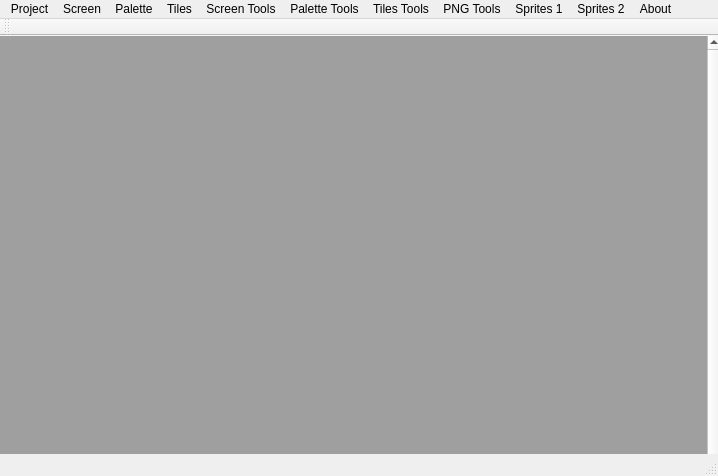
<?xml version="1.0" encoding="UTF-8"?>
<ui version="4.0">
 <class>MainWindow</class>
 <widget class="QMainWindow" name="MainWindow">
  <property name="geometry">
   <rect>
    <x>0</x>
    <y>0</y>
    <width>718</width>
    <height>476</height>
   </rect>
  </property>
  <property name="windowTitle">
   <string>nMSXTiles</string>
  </property>
  <property name="windowIcon">
   <iconset resource="resources.qrc">
    <normaloff>:/res/nMSXtiles.ico</normaloff>:/res/nMSXtiles.ico</iconset>
  </property>
  <widget class="QWidget" name="centralWidget">
   <widget class="QMdiArea" name="mdiArea">
    <property name="geometry">
     <rect>
      <x>0</x>
      <y>0</y>
      <width>721</width>
      <height>471</height>
     </rect>
    </property>
    <property name="verticalScrollBarPolicy">
     <enum>Qt::ScrollBarAlwaysOn</enum>
    </property>
    <property name="horizontalScrollBarPolicy">
     <enum>Qt::ScrollBarAlwaysOn</enum>
    </property>
   </widget>
  </widget>
  <widget class="QMenuBar" name="menuBar">
   <property name="geometry">
    <rect>
     <x>0</x>
     <y>0</y>
     <width>718</width>
     <height>21</height>
    </rect>
   </property>
   <widget class="QMenu" name="menuProject">
    <property name="title">
     <string>Project</string>
    </property>
    <addaction name="action_Project_New"/>
    <addaction name="action_Project_Load"/>
    <addaction name="action_Project_Save"/>
    <addaction name="action_Project_Save_as"/>
    <addaction name="action_Project_Close"/>
    <addaction name="separator"/>
    <addaction name="action_Project_Quit"/>
   </widget>
   <widget class="QMenu" name="menuScreen">
    <property name="title">
     <string>Screen</string>
    </property>
    <addaction name="action_Screen_New"/>
    <addaction name="action_Screen_Load"/>
    <addaction name="action_Screen_Save"/>
    <addaction name="action_Screen_Save_as"/>
    <addaction name="separator"/>
    <addaction name="action_Screen_Export_Screen"/>
    <addaction name="action_Screen_Export_SC2"/>
    <addaction name="separator"/>
    <addaction name="action_Screen_Import_SC2"/>
   </widget>
   <widget class="QMenu" name="menuPalette">
    <property name="title">
     <string>Palette</string>
    </property>
    <addaction name="action_Palette_New"/>
    <addaction name="action_Palette_Load"/>
    <addaction name="action_Palette_Save"/>
    <addaction name="action_Palette_Save_as"/>
    <addaction name="separator"/>
    <addaction name="action_Palette_Export_ASM"/>
    <addaction name="action_Palette_Export_VDP"/>
   </widget>
   <widget class="QMenu" name="menuTiles">
    <property name="title">
     <string>Tiles</string>
    </property>
    <addaction name="action_Tiles_New"/>
    <addaction name="action_Tiles_Load"/>
    <addaction name="action_Tiles_Save"/>
    <addaction name="action_Tiles_Save_as"/>
    <addaction name="action_Tiles_Load_from_Library"/>
    <addaction name="separator"/>
    <addaction name="action_Tiles_Export_ASM_data"/>
    <addaction name="action_Tiles_Export_ASM_data_Hexadecimal"/>
    <addaction name="action_Tiles_Export_bin_data"/>
    <addaction name="action_Tiles_Export_bin_data_compressed_whith_Pletter"/>
    <addaction name="separator"/>
   </widget>
   <widget class="QMenu" name="menuSprites_1">
    <property name="title">
     <string>Sprites 1</string>
    </property>
    <addaction name="action_Sprites_1_New"/>
    <addaction name="action_Sprites_1_Load"/>
    <addaction name="action_Sprites_1_Save"/>
    <addaction name="action_Sprites_1_Save_as"/>
    <addaction name="action_Sprites_1_Close"/>
    <addaction name="separator"/>
    <addaction name="action_Sprites_1_Export"/>
   </widget>
   <widget class="QMenu" name="menuAbout">
    <property name="title">
     <string>About</string>
    </property>
    <addaction name="action_About_nMSXtiles"/>
    <addaction name="action_About_pentacour"/>
    <addaction name="action_About_pipagerardo"/>
    <addaction name="action_About_QT"/>
   </widget>
   <widget class="QMenu" name="menuTiles_Tools">
    <property name="title">
     <string>Tiles Tools</string>
    </property>
    <addaction name="action_Tiles_Tools_Copy"/>
    <addaction name="action_Tiles_Tools_Paste"/>
    <addaction name="action_Tiles_Tools_Paste_colors"/>
    <addaction name="action_Tiles_Tools_Undo"/>
    <addaction name="separator"/>
    <addaction name="action_Tiles_Tools_Reorder_colors"/>
    <addaction name="action_Tiles_Tools_Group_Tiles"/>
    <addaction name="action_Tiles_Tools_Exchange_tiles"/>
   </widget>
   <widget class="QMenu" name="menuScreen_Tools">
    <property name="title">
     <string>Screen Tools</string>
    </property>
    <addaction name="action_Screen_Tools_Fill_Screen_whith_tiles_1_to_255"/>
   </widget>
   <widget class="QMenu" name="menuSprites_2">
    <property name="enabled">
     <bool>true</bool>
    </property>
    <property name="title">
     <string>Sprites 2</string>
    </property>
    <addaction name="action_Sprites_2_New"/>
    <addaction name="action_Sprites_2_Load"/>
    <addaction name="action_Sprites_2_Save"/>
    <addaction name="action_Sprites_2_Save_as"/>
    <addaction name="action_Sprites_2_Close"/>
    <addaction name="separator"/>
    <addaction name="action_Sprites_2_Export"/>
   </widget>
   <widget class="QMenu" name="menuPNG_Tools">
    <property name="title">
     <string>PNG Tools</string>
    </property>
    <addaction name="action_PNG_Tools_Export_PNG_Screen_file"/>
    <addaction name="action_PNG_Tools_Export_Map_PNG_file"/>
    <addaction name="action_PNG_Tools_Export_PNG_Tiles_file"/>
    <addaction name="separator"/>
    <addaction name="action_PNG_Tools_Import_PNG_Tiles_file"/>
   </widget>
   <widget class="QMenu" name="menuPalette_Tools">
    <property name="title">
     <string>Palette Tools</string>
    </property>
    <addaction name="action_Palette_Tools_Change_Palette"/>
   </widget>
   <addaction name="menuProject"/>
   <addaction name="menuScreen"/>
   <addaction name="menuPalette"/>
   <addaction name="menuTiles"/>
   <addaction name="menuScreen_Tools"/>
   <addaction name="menuPalette_Tools"/>
   <addaction name="menuTiles_Tools"/>
   <addaction name="menuPNG_Tools"/>
   <addaction name="menuSprites_1"/>
   <addaction name="menuSprites_2"/>
   <addaction name="menuAbout"/>
  </widget>
  <widget class="QToolBar" name="mainToolBar">
   <property name="enabled">
    <bool>false</bool>
   </property>
   <attribute name="toolBarArea">
    <enum>TopToolBarArea</enum>
   </attribute>
   <attribute name="toolBarBreak">
    <bool>false</bool>
   </attribute>
  </widget>
  <widget class="QStatusBar" name="statusBar">
   <property name="enabled">
    <bool>false</bool>
   </property>
  </widget>
  <action name="action_Project_New">
   <property name="enabled">
    <bool>true</bool>
   </property>
   <property name="text">
    <string>New</string>
   </property>
  </action>
  <action name="action_Project_Load">
   <property name="text">
    <string>Load</string>
   </property>
  </action>
  <action name="action_Project_Save">
   <property name="enabled">
    <bool>true</bool>
   </property>
   <property name="text">
    <string>Save</string>
   </property>
  </action>
  <action name="action_Project_Save_as">
   <property name="enabled">
    <bool>true</bool>
   </property>
   <property name="text">
    <string>Save as...</string>
   </property>
  </action>
  <action name="action_Project_Close">
   <property name="enabled">
    <bool>true</bool>
   </property>
   <property name="text">
    <string>Close</string>
   </property>
  </action>
  <action name="action_Project_Quit">
   <property name="text">
    <string>Quit</string>
   </property>
  </action>
  <action name="action_Screen_New">
   <property name="text">
    <string>New</string>
   </property>
  </action>
  <action name="action_Screen_Load">
   <property name="text">
    <string>Load</string>
   </property>
  </action>
  <action name="action_Screen_Save">
   <property name="text">
    <string>Save</string>
   </property>
  </action>
  <action name="action_Screen_Save_as">
   <property name="text">
    <string>Save as...</string>
   </property>
  </action>
  <action name="action_Screen_Export_Screen">
   <property name="text">
    <string>Export Map / Screen</string>
   </property>
  </action>
  <action name="action_PNG_Tools_Export_Map_PNG_file">
   <property name="text">
    <string>Export PNG Map File</string>
   </property>
  </action>
  <action name="action_PNG_Tools_Export_PNG_Screen_file">
   <property name="text">
    <string>Export PNG Screen File</string>
   </property>
  </action>
  <action name="action_Tiles_New">
   <property name="text">
    <string>New</string>
   </property>
  </action>
  <action name="action_Tiles_Load">
   <property name="text">
    <string>Load</string>
   </property>
  </action>
  <action name="action_Tiles_Save">
   <property name="text">
    <string>Save</string>
   </property>
  </action>
  <action name="action_Tiles_Save_as">
   <property name="text">
    <string>Save as...</string>
   </property>
  </action>
  <action name="action_Tiles_Load_from_Library">
   <property name="text">
    <string>Load from Library</string>
   </property>
  </action>
  <action name="action_Tiles_Export_ASM_data">
   <property name="text">
    <string>Export ASM data...</string>
   </property>
  </action>
  <action name="action_Tiles_Export_ASM_data_Hexadecimal">
   <property name="text">
    <string>Export ASM data Hexadecimal...</string>
   </property>
  </action>
  <action name="action_Tiles_Export_bin_data">
   <property name="text">
    <string>Export bin data...</string>
   </property>
  </action>
  <action name="action_Tiles_Export_bin_data_compressed_whith_Pletter">
   <property name="text">
    <string>Export bin data Pletter...</string>
   </property>
  </action>
  <action name="action_PNG_Tools_Export_PNG_Tiles_file">
   <property name="text">
    <string>Export PNG Tiles file</string>
   </property>
  </action>
  <action name="action_PNG_Tools_Import_PNG_Tiles_file">
   <property name="text">
    <string>Import PNG Tiles file</string>
   </property>
  </action>
  <action name="action_Tiles_Create_PNG_Palette_file">
   <property name="text">
    <string>Create PNG Palette file</string>
   </property>
  </action>
  <action name="action_Tiles_Tools_Reorder_colors">
   <property name="text">
    <string>Reorder colors</string>
   </property>
  </action>
  <action name="action_Tiles_Tools_Copy">
   <property name="text">
    <string>Copy</string>
   </property>
   <property name="shortcut">
    <string>Ctrl+C</string>
   </property>
  </action>
  <action name="action_Tiles_Tools_Paste">
   <property name="text">
    <string>Paste</string>
   </property>
   <property name="shortcut">
    <string>Ctrl+V</string>
   </property>
  </action>
  <action name="action_Tiles_Tools_Paste_colors">
   <property name="text">
    <string>Paste colors</string>
   </property>
   <property name="shortcut">
    <string>Ctrl+G</string>
   </property>
  </action>
  <action name="action_Tiles_Tools_Undo">
   <property name="text">
    <string>Undo</string>
   </property>
   <property name="shortcut">
    <string>Ctrl+Z</string>
   </property>
  </action>
  <action name="action_Tiles_Tools_Group_Tiles">
   <property name="text">
    <string>Group Tiles</string>
   </property>
  </action>
  <action name="action_Sprites_1_New">
   <property name="text">
    <string>New</string>
   </property>
  </action>
  <action name="action_Sprites_1_Load">
   <property name="text">
    <string>Load</string>
   </property>
  </action>
  <action name="action_Sprites_1_Save">
   <property name="text">
    <string>Save</string>
   </property>
  </action>
  <action name="action_Sprites_1_Save_as">
   <property name="text">
    <string>Save as...</string>
   </property>
  </action>
  <action name="action_Sprites_1_Close">
   <property name="text">
    <string>Close</string>
   </property>
  </action>
  <action name="action_Sprites_1_Export">
   <property name="text">
    <string>Export...</string>
   </property>
  </action>
  <action name="action_Screen_Tools_Fill_Screen_whith_tiles_1_to_255">
   <property name="text">
    <string>Fill Screen whith tiles  1 to 255</string>
   </property>
  </action>
  <action name="action_Tiles_Tools_Exchange_tiles">
   <property name="text">
    <string>Exchange tiles</string>
   </property>
  </action>
  <action name="action_About_nMSXtiles">
   <property name="icon">
    <iconset resource="resources.qrc">
     <normaloff>:/res/nMSXtiles.ico</normaloff>:/res/nMSXtiles.ico</iconset>
   </property>
   <property name="text">
    <string>nMSXtiles</string>
   </property>
  </action>
  <action name="action_Palette_Load">
   <property name="text">
    <string>Load</string>
   </property>
  </action>
  <action name="action_Palette_Save">
   <property name="text">
    <string>Save</string>
   </property>
  </action>
  <action name="action_Palette_New">
   <property name="text">
    <string>New</string>
   </property>
  </action>
  <action name="action_Palette_Save_as">
   <property name="text">
    <string>Save as...</string>
   </property>
  </action>
  <action name="action_Palette_Export_ASM">
   <property name="text">
    <string>Export Palette ASM</string>
   </property>
  </action>
  <action name="action_About_pipagerardo">
   <property name="icon">
    <iconset resource="resources.qrc">
     <normaloff>:/res/pipagerardo.png</normaloff>:/res/pipagerardo.png</iconset>
   </property>
   <property name="text">
    <string>pipagerardo</string>
   </property>
  </action>
  <action name="action_About_QT">
   <property name="icon">
    <iconset resource="resources.qrc">
     <normaloff>:/res/qt.png</normaloff>:/res/qt.png</iconset>
   </property>
   <property name="text">
    <string>QT</string>
   </property>
  </action>
  <action name="action_About_pentacour">
   <property name="icon">
    <iconset resource="resources.qrc">
     <normaloff>:/res/pentacour.png</normaloff>:/res/pentacour.png</iconset>
   </property>
   <property name="text">
    <string>pentacour</string>
   </property>
  </action>
  <action name="action_Palette_Tools_Change_Palette">
   <property name="text">
    <string>Change Palette</string>
   </property>
   <property name="shortcut">
    <string>Ctrl+P</string>
   </property>
  </action>
  <action name="action_Palette_Export_VDP">
   <property name="text">
    <string>Export Palette VDP</string>
   </property>
  </action>
  <action name="action_Screen_Import_SC2">
   <property name="text">
    <string>Import Screen SC2</string>
   </property>
  </action>
  <action name="action_Screen_Export_SC2">
   <property name="text">
    <string>Export Screen SC2</string>
   </property>
  </action>
  <action name="action_Sprites_2_New">
   <property name="text">
    <string>New</string>
   </property>
  </action>
  <action name="action_Sprites_2_Load">
   <property name="text">
    <string>Load</string>
   </property>
  </action>
  <action name="action_Sprites_2_Save">
   <property name="text">
    <string>Save</string>
   </property>
  </action>
  <action name="action_Sprites_2_Save_as">
   <property name="text">
    <string>Save as...</string>
   </property>
  </action>
  <action name="action_Sprites_2_Close">
   <property name="text">
    <string>Close</string>
   </property>
  </action>
  <action name="action_Sprites_2_Export">
   <property name="text">
    <string>Export</string>
   </property>
  </action>
 </widget>
 <layoutdefault spacing="6" margin="11"/>
 <resources>
  <include location="resources.qrc"/>
 </resources>
 <connections/>
</ui>
